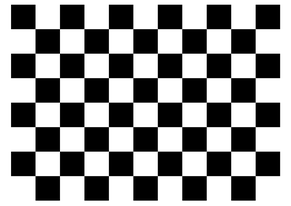
%> input picture Dip Task 2/c_board.png, 291 x 206 px
$ octave lab7.m   (GNU Octave 9; MATLAB toolbox functions it lacks are replaced by stand-ins)
%> lines starting %> are read from the running program, lines starting %| are printed output that depends on the picture
clc;clear all;close all;

I = imread('c_board.png');
%> I is the input picture: size 206x291x3 uint8; min 0, max 255, mean 142.9
Ig = rgb2gray(I);
corners = detectHarrisFeatures(Ig);
%> corners = 106 points; strongest (x, y): (60, 128), (60, 177), (60, 79), (60, 30), (109, 177)
imshow(I),hold on;
si = selectStrongest(corners,length(corners));
%> si has the same summary as corners
plot(si.Location(:,1),si.Location(:,2),'g.','Markersize',20);
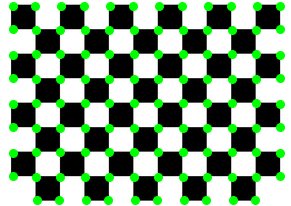
%> figure redrawn from the program's plot data

%run ('VLFEATROOT/toolbox/vl_setup')
